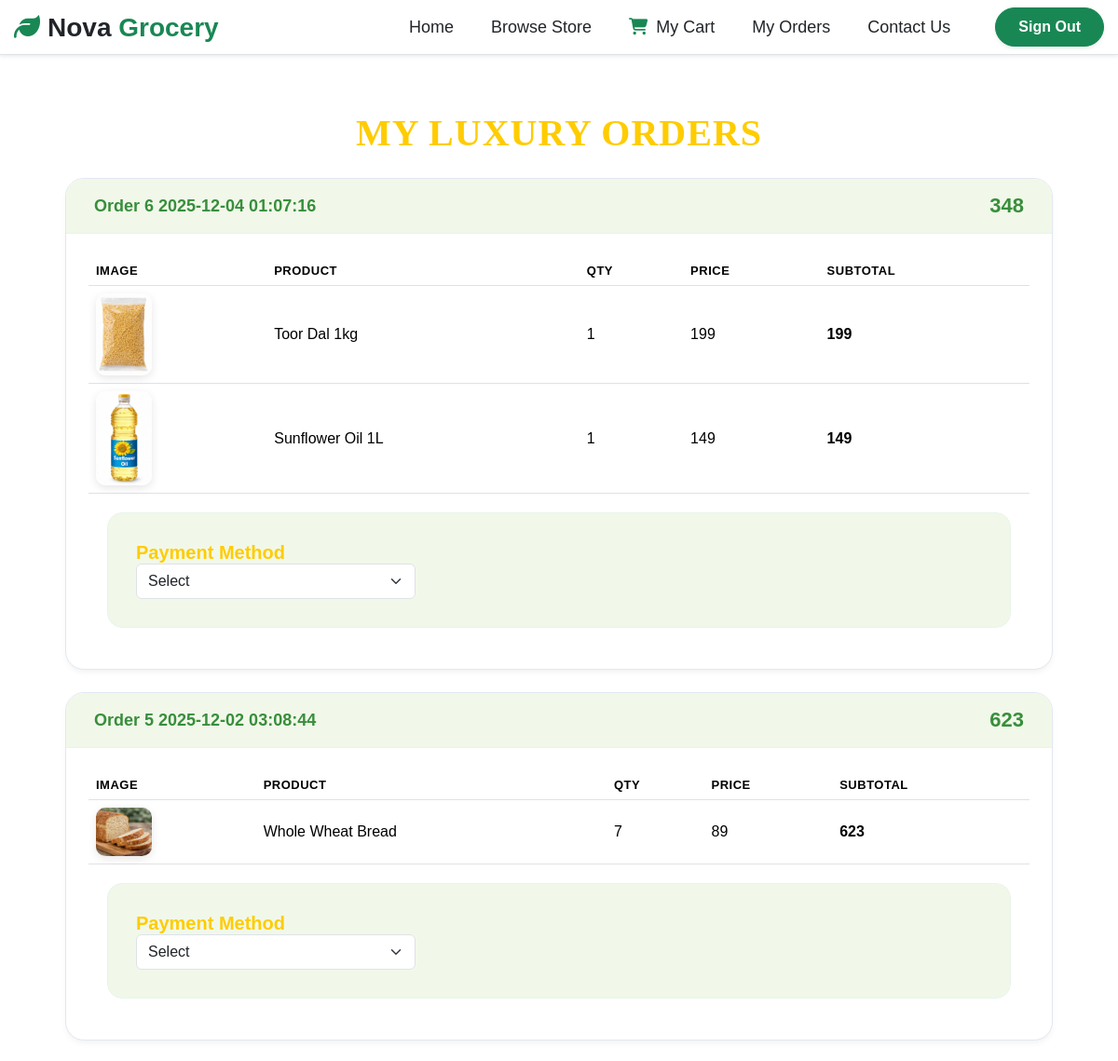
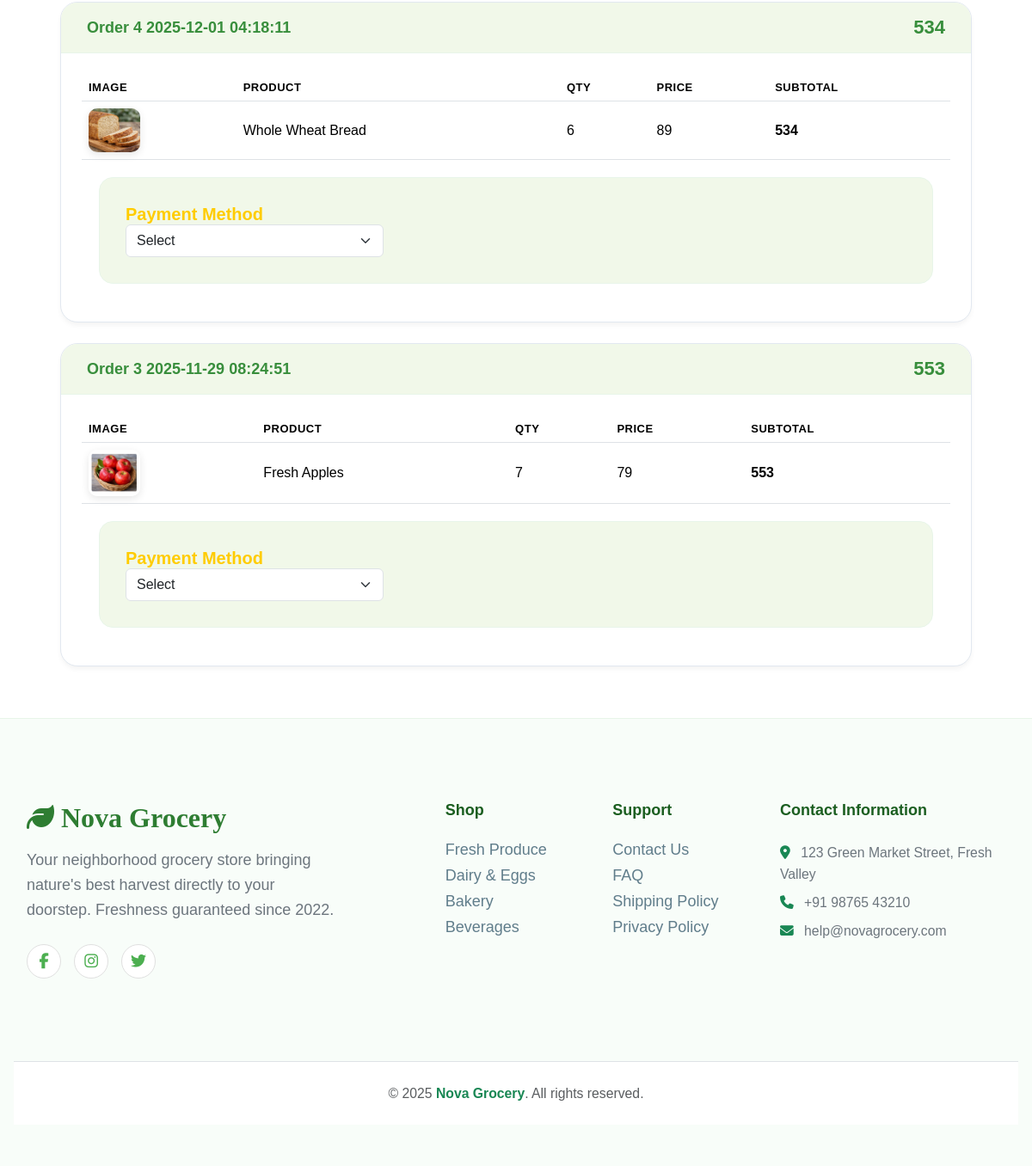
Screenshot of /orders.php (signed in) with the database file from the repository (2 pictures, top to bottom).
### tables this page shows
CREATE TABLE `tblorder` (
  `orderid` int(11) NOT NULL,
  `userid` int(11) NOT NULL,
  `orderdate` timestamp NOT NULL DEFAULT current_timestamp(),
  `totalamout` int(11) NOT NULL
);

CREATE TABLE `tblorderdetails` (
  `detailid` int(11) NOT NULL,
  `orderid` int(11) NOT NULL,
  `productid` int(11) NOT NULL,
  `qty` int(11) DEFAULT 1,
  `price` int(11) NOT NULL,
  `subtotal` int(11) NOT NULL
);

CREATE TABLE `tblpro` (
  `productid` int(11) NOT NULL,
  `title` varchar(50) NOT NULL,
  `mrp` int(11) NOT NULL,
  `price` int(11) NOT NULL,
  `categoryid` int(11) DEFAULT NULL,
  `des` varchar(200) NOT NULL,
  `img` varchar(500) NOT NULL
);

### orders.php (the view, shortened to what this page needs)
<?php
    include_once("conn.php");
    $uid = $_SESSION['uid'];
    $q = "SELECT * FROM tblorder WHERE userid=$uid ORDER BY orderdate DESC";
$res = mysqli_query($con, $q);
?>
<html>
    <head>
        <?php include "topscript.php"; ?>
    </head>
    <body>
        <?php include "nav.php"; ?>
        <div class="order-container">
            <h1 class="text-center mb-4" style="color:#ffcc00;font-weight:700;">My Luxury Orders</h1>
            <?php if (mysqli_num_rows($res) == 0): ?>
            <div class="alert alert-warning text-center shadow-sm">No orders yet.</div>
            <?php else: ?>
            <?php while($order = mysqli_fetch_assoc($res)) {
                $q2 = "SELECT d.*, p.title, p.img FROM tblorderdetails d JOIN tblpro p ON d.productid=p.productid WHERE d.orderid={$order['orderid']}";
                $items = mysqli_query($con, $q2);
            ?>
            <div class="order-card mb-4">
                <div class="order-header">
                    <span>Order <?= $order['orderid']?> <?= $order['orderdate']?></span>
                    <span class="total-amount"><?= $order['totalamout']?></span>
                </div>
                <div class="p-4">
                    <table class="table align-middle">
                        <thead class="t"><tr><th>Image</th><th>Product</th><th>Qty</th><th>Price</th><th>Subtotal</th></tr></thead>
                        <tbody>
                            <?php while($it = mysqli_fetch_assoc($items)) { ?>
                        <tr>
                        <td><img src="images/<?= $it['img']?>" width="60" style="border-radius:10px;"></td>
                        <td><?= $it['title']?></td>
                        <td><?= $it['qty']?></td>
                        <td><?= $it['price']?></td>
                        <td><b><?= $it['subtotal']?></b></td>
                        </tr>
                        <?php } ?>
                        </tbody>
                    </table>
                    <div class="pay-box">
                        <h5 style="color:#ffcc00;">Payment Method</h5>
                        <select class="form-select payment-select" onchange="showPayOption(this.value,<?= $order['orderid']?>)">
                            <option value="">Select</option>
                        </select>
                    </div>
                </div>
            </div>
            <?php } ?>
            <?php endif; ?>
        </div>
        <?php include "footer.php"; ?>
    </body>
</html>

### topscript.php (style rules this page uses)
:root { --theme-color: #4caf50; --theme-dark: #388e3c; --theme-light: #f1f8e9; --primary-color: #1a2a3a; --secondary-color: #ffffff; --text-color: #455a64; --accent-color: #8bc34a; --accent-secondary-color: #e8f5e9; --divider-color: #eceff1; --dark-divider-color: #cfd8dc; --error-color: #e53935; --default-font: 'Jost', sans-serif; --accent-font: 'Forum', serif; }
* { margin: 0; padding: 0; box-sizing: border-box; }
body { font-family: var(--default-font); font-size: 18px; font-weight: 400; line-height: 1em; background-color: var(--secondary-color); color: var(--text-color); }
h1, h2, h3, h4, h5, h6 { margin : 0; font-weight: 600; line-height: 1.2em; color: var(--primary-color); }
img { max-width: 100%; }
html, body { width: 100%; overflow-x: clip; }
body { background-color: var(--secondary-color); color: var(--text-color); font-family: var(--default-font); }
h1 { font-weight: 800; text-align: center; margin-bottom: 40px; color: #f43f5e; letter-spacing: 1px; text-transform: uppercase; }
.table { color: #334155; }
.table thead { background: #f1f5f9; color: #1e293b; }
.table img { border-radius: 6px; box-shadow: 0 3px 10px rgba(0,0,0,0.1); }

### orders.php (style rules this page uses)
body { background: #f8fafc; font-family: 'Jost', sans-serif; color: #334155; }
h1 { font-family: 'Forum', serif; font-weight: 800; color: #2e7d32; margin-bottom: 40px; }
.order-container { max-width: 1100px; margin: 60px auto; padding: 0 20px; }
.order-card { background: #ffffff; border: 1px solid #e2e8f0; border-radius: 20px; overflow: hidden; transition: 0.3s; box-shadow: 0 4px 6px -1px rgba(0, 0, 0, 0.05); }
.order-header { background: #f1f8e9; padding: 20px 30px; display: flex; justify-content: space-between; align-items: center; border-bottom: 1px solid #e8f5e9; }
.order-header span { color: #388e3c; font-weight: 600; }
.total-amount { color: #1b5e20; font-weight: 800; font-size: 22px; }
.table thead { background: #f8fafc; color: #475569; font-weight: 700; text-transform: uppercase; font-size: 13px; letter-spacing: 0.5px; }
.table td { padding: 20px 15px; color: #1a202c; }
.pay-box { background: #f1f8e9; padding: 30px; border-radius: 16px; margin: 20px; border: 1px solid #e8f5e9; }
.payment-select { background: #ffffff; border: 1px solid #e2e8f0; padding: 12px; color: #334155; font-weight: 600; border-radius: 12px; width: 100%; max-width: 300px; }

### rows the page displays
tblorder: orderid "6", orderdate "2025-12-04 01:07:16", totalamout "348"
tblorderdetails: productid.img (picture), productid.title "Toor Dal 1kg", qty "1", price "199", subtotal "199"
tblorderdetails: productid.img (picture), productid.title "Sunflower Oil 1L", qty "1", price "149", subtotal "149"
tblorder: orderid "5", orderdate "2025-12-02 03:08:44", totalamout "623"
tblorderdetails: productid.img (picture), productid.title "Whole Wheat Bread", qty "7", price "89", subtotal "623"
tblorder: orderid "4", orderdate "2025-12-01 04:18:11", totalamout "534"
tblorderdetails: productid.img (picture), productid.title "Whole Wheat Bread", qty "6", price "89", subtotal "534"
tblorder: orderid "3", orderdate "2025-11-29 08:24:51", totalamout "553"
tblorderdetails: productid.img (picture), productid.title "Fresh Apples", qty "7", price "79", subtotal "553"
